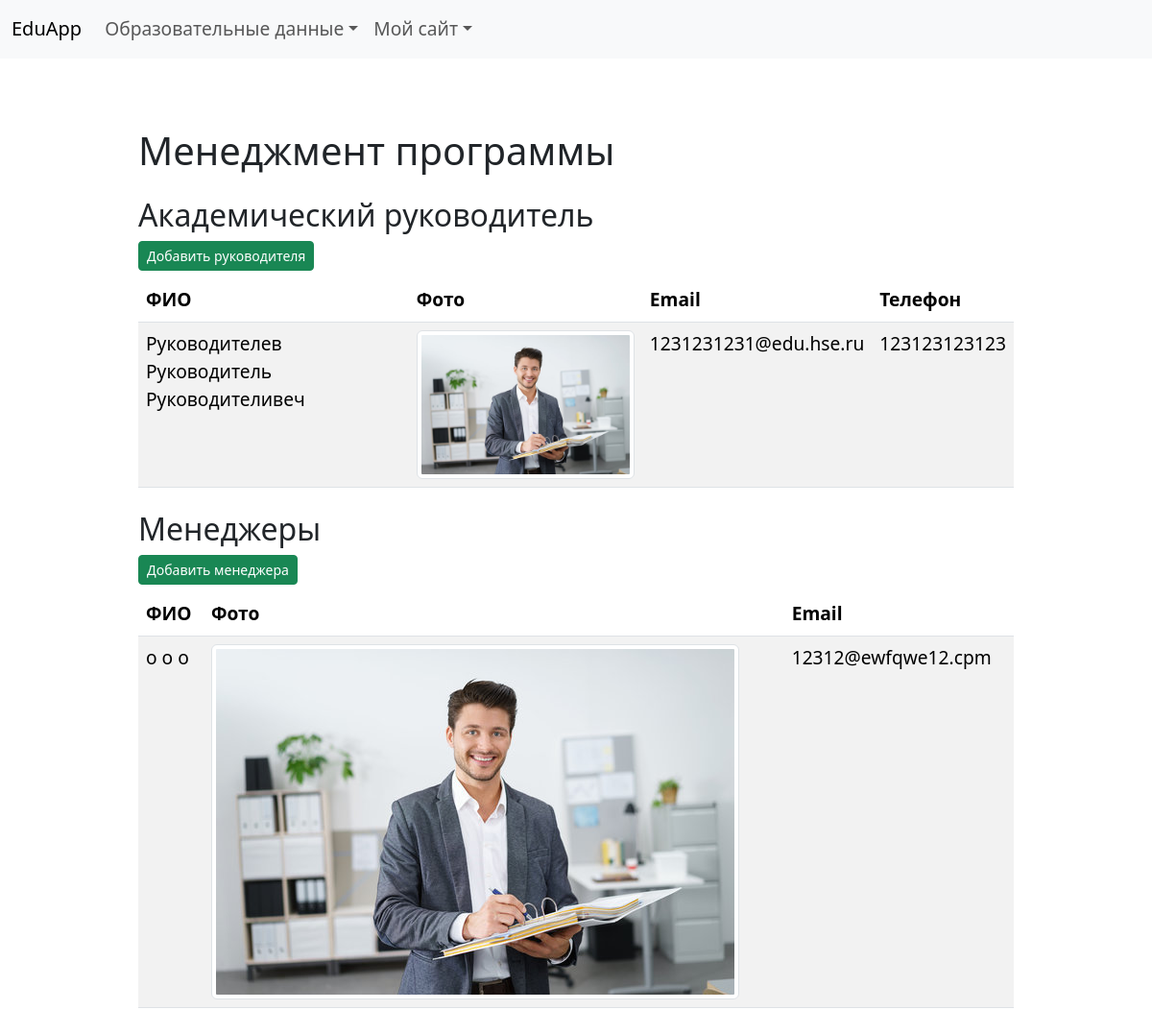
The page /pages/management/ on the database its author committed.
### sitepages/models.py (models this page shows, shortened)
class Supervisor(models.Model):
    full_name = models.CharField("Академический руководитель", max_length=100)
    photo     = models.ImageField("Фото", upload_to="sitepages/supervisors/")
    email     = models.EmailField("Email")
    phone     = models.CharField("Телефон", max_length=20)

class Manager(models.Model):
    full_name = models.CharField("Менеджер ОП", max_length=100)
    photo     = models.ImageField("Фото", upload_to="sitepages/managers/")
    email     = models.EmailField("Email")

### sitepages/views.py (the view)
# urls.py: path('management/',            views.management_list,       name='management_list'),
def management_list(request):
    sup = Supervisor.objects.all()
    mgr = Manager.objects.all()
    return render(request, 'sitepages/management_list.html', {
        'supervisors': sup,
        'managers': mgr
    })

### templates/sitepages/management_list.html (shortened to what this page needs)
{% extends "edu/base.html" %}
{% block content %}
<div class="container py-4">
  <h1 class="mb-4">Менеджмент программы</h1>
  <h2>Академический руководитель</h2>
  <a href="{% url 'sitepages:supervisor_create' %}" class="btn btn-sm btn-success mb-2">Добавить руководителя</a>
  <table class="table table-striped mb-4">
    <thead>
      <tr>
        <th>ФИО</th><th>Фото</th><th>Email</th><th>Телефон</th>
      </tr>
    </thead>
    <tbody>
      {% for s in supervisors %}
      <tr>
        <td>{{ s.full_name }}</td>
        <td><img src="{{ s.photo.url }}" height="50" class="img-thumbnail"></td>
        <td>{{ s.email }}</td>
        <td>{{ s.phone }}</td>
      </tr>
      {% empty %}
      <tr><td colspan="4">Нет записей</td></tr>
      {% endfor %}
    </tbody>
  </table>
  <h2 class="mt-4">Менеджеры</h2>
  <a href="{% url 'sitepages:manager_create' %}" class="btn btn-sm btn-success mb-2">Добавить менеджера</a>
  <table class="table table-striped">
    <thead>
      <tr>
        <th>ФИО</th><th>Фото</th><th>Email</th>
      </tr>
    </thead>
    <tbody>
      {% for m in managers %}
      <tr>
        <td>{{ m.full_name }}</td>
        <td><img src="{{ m.photo.url }}" height="50" class="img-thumbnail"></td>
        <td>{{ m.email }}</td>
      </tr>
      {% empty %}
      <tr><td colspan="3">Нет записей</td></tr>
      {% endfor %}
    </tbody>
  </table>
</div>
{% endblock %}

### templates/edu/base.html (shortened to what this page needs)
<!DOCTYPE html>
<html lang="ru">
<head>
  <link
    href="https://cdn.jsdelivr.net/npm/bootstrap@5.4.3/dist/css/bootstrap.min.css"
    rel="stylesheet"
  >
</head>
<body>
<nav class="navbar navbar-expand-lg navbar-light bg-light mb-4">
  <div class="container-fluid">
    <a class="navbar-brand" href="#">EduApp</a>
    <div class="collapse navbar-collapse" id="mainNav">
      <ul class="navbar-nav me-auto">
        <li class="nav-item dropdown">
          <a class="nav-link dropdown-toggle" href="#" id="eduMenu" role="button" data-bs-toggle="dropdown">Образовательные данные</a>
        </li>
        <li class="nav-item dropdown">
          <a class="nav-link dropdown-toggle" href="#" id="pagesMenu" role="button" data-bs-toggle="dropdown">Мой сайт</a>
        </li>
      </ul>
    </div>
  </div>
</nav>
<div class="container py-4">
  {% block content %}{% endblock %}
</div>
</body>
</html>

### templates/edu/base.html (style rules this page uses)
body { font-size: 1.2rem; }
.container { max-width: 960px; }

### rows shown on the page
Supervisor: full_name "Руководителев Руководитель Руководителивеч", photo (picture), email "1231231231@edu.hse.ru", phone "123123123123"
Manager: full_name "о о о", photo (picture), email "12312@ewfqwe12.cpm"
